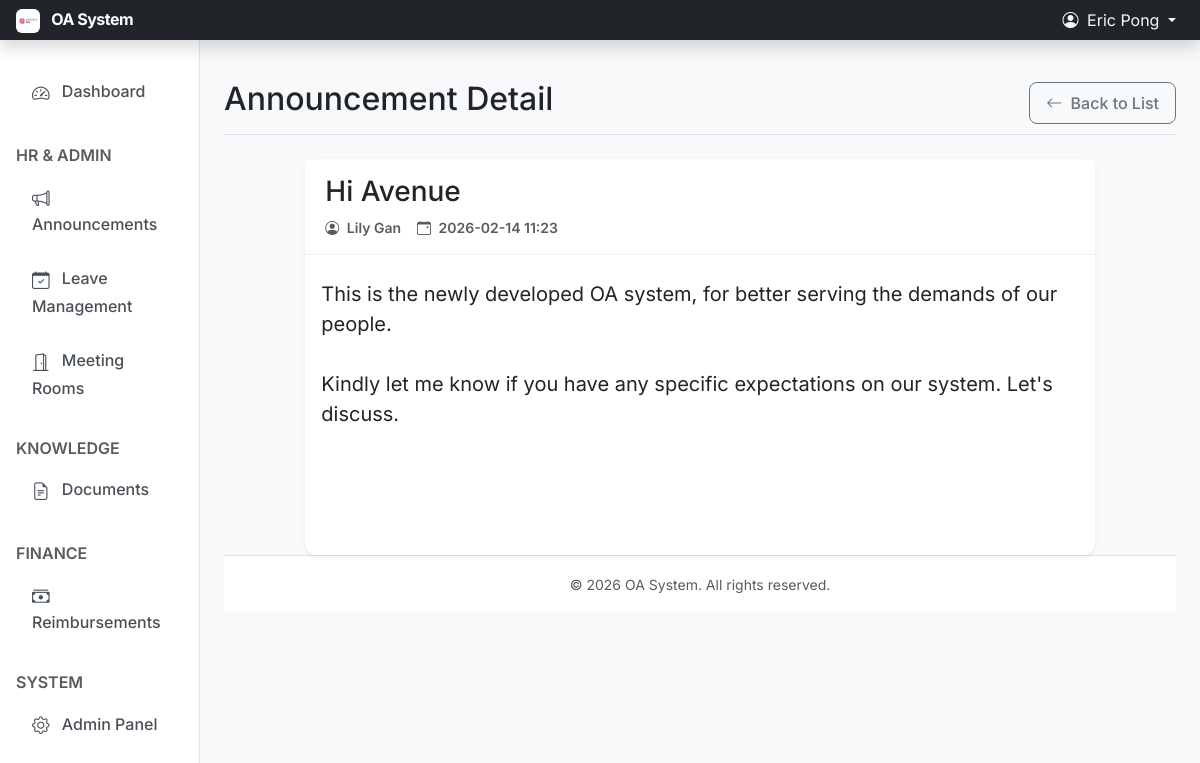
Screenshot of /admin-office/notices/1/ (signed in) with the database file from the repository.
### apps/core/models.py (models this page shows, shortened)
class User(AbstractUser):
    employee_id = models.CharField(_("Employee ID"), max_length=20, unique=True, null=True, blank=True)
    department = models.ForeignKey(
        Department,
        verbose_name=_("Department"),
        on_delete=models.SET_NULL,
        null=True,
        blank=True,
        related_name="members"
    )
    position = models.CharField(_("Position"), max_length=100, blank=True)
    phone = models.CharField(_("Phone"), max_length=20, blank=True)
    class Meta:
        verbose_name = _("User")
        verbose_name_plural = _("Users")

### apps/admin_office/models.py (models this page shows, shortened)
class Notice(models.Model):
    title = models.CharField(_("Title"), max_length=200)
    content = models.TextField(_("Content"))
    author = models.ForeignKey(
        settings.AUTH_USER_MODEL,
        verbose_name=_("Author"),
        on_delete=models.CASCADE
    )
    published_at = models.DateTimeField(_("Published At"), auto_now_add=True)
    is_published = models.BooleanField(_("Published"), default=True)
    class Meta:
        verbose_name = _("Notice")
        verbose_name_plural = _("Notices")
        ordering = ['-published_at']

### apps/admin_office/views.py (the view)
# urls.py: path('notices/<int:pk>/', views.NoticeDetailView.as_view(), name='notice_detail'),
class NoticeDetailView(LoginRequiredMixin, DetailView):
    model = Notice
    template_name = 'admin_office/notice_detail.html'
    context_object_name = 'notice'
    def get_queryset(self):
        if self.request.user.is_staff:
            return Notice.objects.all()
        return Notice.objects.filter(is_published=True)

### templates/admin_office/notice_detail.html (shortened to what this page needs)
{% extends 'base.html' %}
{% block page_title %}Announcement Detail{% endblock %}
{% block actions %}
<a href="{% url 'admin_office:notice_list' %}" class="btn btn-outline-secondary">
    <i class="bi bi-arrow-left me-1"></i> Back to List
</a>
{% endblock %}
{% block content %}
<div class="row justify-content-center">
    <div class="col-lg-10">
        <div class="card shadow-sm">
            <div class="card-header bg-white py-3">
                <h1 class="h3 mb-2">{{ notice.title }}</h1>
                <div class="d-flex align-items-center text-muted small">
                    <span class="me-3">
                        <i class="bi bi-person-circle me-1"></i> {{ notice.author.get_full_name|default:notice.author.username }}
                    </span>
                    <span class="me-3">
                        <i class="bi bi-calendar-event me-1"></i> {{ notice.published_at|date:"Y-m-d H:i" }}
                    </span>
                </div>
            </div>
            <div class="card-body py-4" style="min-height: 300px;">
                <div class="card-text fs-5" style="white-space: pre-wrap;">{{ notice.content }}</div>
            </div>
        </div>
    </div>
</div>
{% endblock %}

### templates/base.html (shortened to what this page needs)
{% load static %}
<!doctype html>
<html lang="en">
  <head>
    <link href="https://cdn.jsdelivr.net/npm/bootstrap@5.3.0/dist/css/bootstrap.min.css" rel="stylesheet">
    <link href="https://cdn.jsdelivr.net/npm/bootstrap-icons@1.10.0/font/bootstrap-icons.css" rel="stylesheet">
    <link href="{% static 'css/style.css' %}" rel="stylesheet">
  </head>
  <body>
    <header class="navbar navbar-expand-md navbar-dark sticky-top bg-dark flex-md-nowrap p-0 shadow">
      <a class="navbar-brand col-md-3 col-lg-2 me-0 px-3 fs-6" href="/">
        <img src="{% static 'img/logo.jpg' %}" alt="Logo" width="24" height="24" class="d-inline-block align-text-top me-2 rounded">
        OA System
      </a>
      <div class="navbar-nav w-100 justify-content-end px-3">
        {% if user.is_authenticated %}
        <div class="nav-item dropdown">
            <a class="nav-link dropdown-toggle text-light" href="#" role="button" data-bs-toggle="dropdown" aria-expanded="false">
                <i class="bi bi-person-circle me-1"></i> {{ user.get_full_name|default:user.username }}
            </a>
        </div>
        {% else %}
        <div class="nav-item text-nowrap">
            <a class="nav-link px-3 text-light" href="{% url 'login' %}">Login</a>
        </div>
        {% endif %}
      </div>
    </header>
    <div class="container-fluid">
      <div class="row">
        {% if user.is_authenticated %}
        <nav id="sidebarMenu" class="col-md-3 col-lg-2 d-md-block bg-white sidebar collapse">
          <div class="position-sticky pt-3 sidebar-sticky">
            <ul class="nav flex-column">
              <li class="nav-item">
                <a class="nav-link {% if request.path == '/' %}active{% endif %}" aria-current="page" href="/">
                  <i class="bi bi-speedometer2"></i> Dashboard
                </a>
              </li>
              <h6 class="sidebar-heading d-flex justify-content-between align-items-center px-3 mt-4 mb-1 text-muted text-uppercase">
                <span>HR & Admin</span>
              </h6>
              <li class="nav-item">
                <a class="nav-link {% if 'admin_office' in request.path %}active{% endif %}" href="{% url 'admin_office:notice_list' %}">
                  <i class="bi bi-megaphone"></i> Announcements
                </a>
              </li>
              <li class="nav-item">
                <a class="nav-link {% if 'hr' in request.path %}active{% endif %}" href="{% url 'hr:leave_list' %}">
                  <i class="bi bi-calendar-check"></i> Leave Management
                </a>
              </li>
              <li class="nav-item">
                <a class="nav-link {% if 'meeting' in request.path %}active{% endif %}" href="{% url 'meeting:booking_list' %}">
                  <i class="bi bi-door-open"></i> Meeting Rooms
                </a>
              </li>
              <h6 class="sidebar-heading d-flex justify-content-between align-items-center px-3 mt-4 mb-1 text-muted text-uppercase">
                <span>Knowledge</span>
              </h6>
              <li class="nav-item">
                <a class="nav-link {% if 'docs' in request.path %}active{% endif %}" href="{% url 'docs:doc_list' %}">
                  <i class="bi bi-file-earmark-text"></i> Documents
                </a>
              </li>
              <h6 class="sidebar-heading d-flex justify-content-between align-items-center px-3 mt-4 mb-1 text-muted text-uppercase">
                <span>Finance</span>
              </h6>
              <li class="nav-item">
                <a class="nav-link {% if 'finance' in request.path %}active{% endif %}" href="{% url 'finance:reimbursement_list' %}">
                  <i class="bi bi-cash-stack"></i> Reimbursements
                </a>
              </li>
              {% if user.is_staff %}
              <h6 class="sidebar-heading d-flex justify-content-between align-items-center px-3 mt-4 mb-1 text-muted text-uppercase">
                <span>System</span>
              </h6>
              <li class="nav-item">
                <a class="nav-link" href="/admin/">
                  <i class="bi bi-gear"></i> Admin Panel
                </a>
              </li>
              {% endif %}
            </ul>
          </div>
        </nav>
        <main class="col-md-9 ms-sm-auto col-lg-10 px-md-4 main-content">
        {% else %}
        <main class="col-md-12 ms-sm-auto col-lg-12 px-md-4 main-content">
        {% endif %}
          {% if request.path != '/' %}
          <div class="d-flex justify-content-between flex-wrap flex-md-nowrap align-items-center pt-3 pb-2 mb-4 border-bottom">
            <h1 class="h2">{% block page_title %}{% endblock %}</h1>
            <div class="btn-toolbar mb-2 mb-md-0">
                {% block actions %}{% endblock %}
            </div>
          </div>
          {% endif %}
          {% block content %}{% endblock %}
          <footer class="footer mt-auto py-3">
            <div class="container-fluid text-center">
                <span class="text-muted small">© {% now "Y" %} OA System. All rights reserved.</span>
            </div>
          </footer>
        </main>
      </div>
    </div>
  </body>
</html>

### static/css/style.css (style rules this page uses)
body { font-family: 'Inter', system-ui, -apple-system, sans-serif; background-color: #f8f9fa; color: #212529; }
h1, h2, h3, h4, h5, h6 { font-weight: 600; color: #1a1d20; }
.navbar-brand { font-weight: 700; letter-spacing: -0.5px; }
.sidebar { position: fixed; top: 0; bottom: 0; left: 0; z-index: 100; padding: 48px 0 0; box-shadow: inset -1px 0 0 rgba(0, 0, 0, .1); background-color: #ffffff; }
.sidebar-sticky { position: relative; top: 0; height: calc(100vh - 48px); padding-top: .5rem; overflow-x: hidden; overflow-y: auto; }
.main-content { padding-top: 1.5rem; }
.sidebar .nav-link { font-weight: 500; color: #495057; padding: 0.75rem 1.25rem; border-radius: 0.375rem; margin: 0.2rem 0.75rem; transition: all 0.2s ease-in-out; }
.sidebar .nav-link .bi { margin-right: 8px; font-size: 1.1em; vertical-align: -0.125em; }
.card { border: none; border-radius: 0.75rem; box-shadow: 0 0.125rem 0.25rem rgba(0, 0, 0, 0.075); transition: transform 0.2s ease, box-shadow 0.2s ease; }
.card-header { background-color: transparent; border-bottom: 1px solid rgba(0,0,0,0.05); padding: 1rem 1.25rem; font-weight: 600; }
.btn { border-radius: 0.5rem; font-weight: 500; padding: 0.5rem 1rem; }
.shadow-sm { box-shadow: 0 .125rem .25rem rgba(0,0,0,.075)!important; }
.footer { padding: 2rem 0; margin-top: 3rem; background-color: #fff; border-top: 1px solid #dee2e6; color: #6c757d; }

### rows the page displays
User: get_full_name "Eric Pong"
Notice: title "Hi Avenue", author.get_full_name "Lily Gan", published_at "2026-02-14 11:23", content "This is the newly developed OA system, for better serving the demands of our people. Kindly let me know if you have any specific expectations on our system. Let's discuss."
